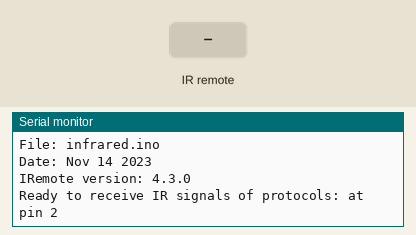
Recording of a sketch running on a simulated Arduino Uno, built with avr-gcc and run on an emulated ATmega328P. Parts: the last lines printed to the serial monitor. Inputs (shaded band) come from the test bench.

Above: at 1.2 s.
1.3 s: infrared code 0x45 received
At 2.5 s:
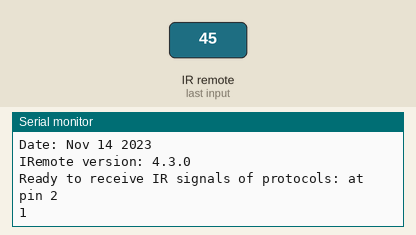
2.8 s: infrared code 0x16 received
At 3.7 s:
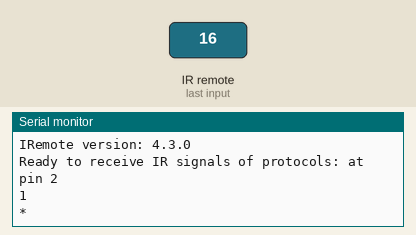

Measured:
- after the input at 1.3 s, the serial monitor: prints a new line at once (image 1)
- after the input at 2.8 s, the serial monitor: prints a new line at once (image 2)

The sketch:

infrared.ino
```cpp
#include <Arduino.h>

/*
 * Specify which protocol(s) should be used for decoding.
 * If no protocol is defined, all protocols are active.
 * This must be done before the #include <IRremote.hpp>
 */
//#define DECODE_LG
#define DECODE_NEC
// etc. see IRremote.hpp
#include <IRremote.hpp>

#define ENABLE_LED_FEEDBACK true
const int IR_RECEIVE_PIN = 2;

void setup() {
    Serial.begin(115200);
    Serial.print("File: ");
    Serial.println(__FILE__ );
    Serial.print("Date: ");
    Serial.println(__DATE__);
    Serial.print("IRemote version: ");
    Serial.println(VERSION_IRREMOTE);

    // Start the receiver and if not 3. parameter specified, take LED_BUILTIN pin from the internal boards definition as default feedback LED
    IrReceiver.begin(IR_RECEIVE_PIN, ENABLE_LED_FEEDBACK);
    Serial.print("Ready to receive IR signals of protocols: ");
    printActiveIRProtocols(&Serial);
    Serial.print("at pin ");
    Serial.println(IR_RECEIVE_PIN);
}

void loop() {
    if (IrReceiver.decode()) {
        // Serial.println();
        // IrReceiver.printIRResultShort(&Serial);
        IrReceiver.resume();

        /*
         * Finally check the received data and perform actions according to the received address and commands
         */
        char character = 'x';
        if (IrReceiver.decodedIRData.address == 0) {
          switch (IrReceiver.decodedIRData.command) {
            case 0x45:
              character = '1';
              break;
            case 0x46:
              character = '2';
              break;
            case 0x47:
              character = '3';
              break;
            case 0x44:
              character = '4';
              break;
            case 0x40:
              character = '5';
              break;
            case 0x43:
              character = '6';
              break;
            case 0x07:
              character = '7';
              break;
            case 0x15:
              character = '8';
              break;
            case 0x09:
              character = '9';
              break;
            case 0x16:
              character = '*';
              break;
            case 0x19:
              character = '0';
              break;
            case 0xD:
              character = '#';
              break;
            case 0x8:
              character = '<';
              break;
            case 0x18:
              character = '^';
              break;
            case 0x5A:
              character = '>';
              break;
            case 0x52:
              character = '_';
              break;
            case 0x1c:
              character = '!';
              break;
          }

          Serial.println(character);
        }
    }
}
```
